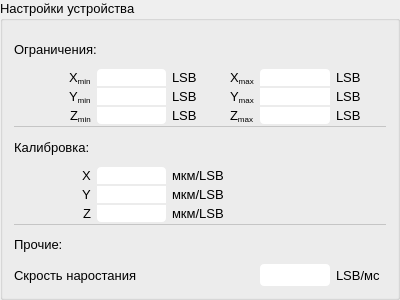
<?xml version="1.0" encoding="UTF-8"?>
<ui version="4.0">
 <class>GroupBox</class>
 <widget class="QGroupBox" name="GroupBox">
  <property name="geometry">
   <rect>
    <x>0</x>
    <y>0</y>
    <width>400</width>
    <height>300</height>
   </rect>
  </property>
  <property name="font">
   <font>
    <pointsize>10</pointsize>
   </font>
  </property>
  <property name="windowTitle">
   <string>GroupBox</string>
  </property>
  <property name="title">
   <string>Настройки устройства</string>
  </property>
  <layout class="QGridLayout" name="gridLayout">
   <item row="0" column="0">
    <layout class="QGridLayout" name="gridLayout_4">
     <property name="topMargin">
      <number>0</number>
     </property>
     <property name="verticalSpacing">
      <number>2</number>
     </property>
     <item row="2" column="8">
      <widget class="QLabel" name="label_18">
       <property name="font">
        <font>
         <pointsize>10</pointsize>
        </font>
       </property>
       <property name="text">
        <string>LSB</string>
       </property>
      </widget>
     </item>
     <item row="1" column="2">
      <widget class="QLabel" name="label_5">
       <property name="font">
        <font>
         <family>MS Shell Dlg 2</family>
         <pointsize>10</pointsize>
         <weight>50</weight>
         <bold>false</bold>
        </font>
       </property>
       <property name="styleSheet">
        <string notr="true"/>
       </property>
       <property name="text">
        <string>&lt;html&gt;&lt;head/&gt;&lt;body&gt;&lt;p&gt;X&lt;span style=&quot; vertical-align:sub;&quot;&gt;min&lt;/span&gt;&lt;/p&gt;&lt;/body&gt;&lt;/html&gt;</string>
       </property>
      </widget>
     </item>
     <item row="3" column="8">
      <widget class="QLabel" name="label_19">
       <property name="font">
        <font>
         <pointsize>10</pointsize>
        </font>
       </property>
       <property name="text">
        <string>LSB</string>
       </property>
      </widget>
     </item>
     <item row="2" column="2" alignment="Qt::AlignRight">
      <widget class="QLabel" name="label_4">
       <property name="font">
        <font>
         <family>MS Shell Dlg 2</family>
         <pointsize>10</pointsize>
         <weight>50</weight>
         <bold>false</bold>
        </font>
       </property>
       <property name="styleSheet">
        <string notr="true"/>
       </property>
       <property name="text">
        <string>&lt;html&gt;&lt;head/&gt;&lt;body&gt;&lt;p&gt;Y&lt;span style=&quot; vertical-align:sub;&quot;&gt;min&lt;/span&gt;&lt;/p&gt;&lt;/body&gt;&lt;/html&gt;</string>
       </property>
      </widget>
     </item>
     <item row="3" column="2" alignment="Qt::AlignRight">
      <widget class="QLabel" name="label_9">
       <property name="font">
        <font>
         <family>MS Shell Dlg 2</family>
         <pointsize>10</pointsize>
         <weight>50</weight>
         <bold>false</bold>
        </font>
       </property>
       <property name="styleSheet">
        <string notr="true"/>
       </property>
       <property name="text">
        <string>&lt;html&gt;&lt;head/&gt;&lt;body&gt;&lt;p&gt;Z&lt;span style=&quot; vertical-align:sub;&quot;&gt;min&lt;/span&gt;&lt;/p&gt;&lt;/body&gt;&lt;/html&gt;</string>
       </property>
      </widget>
     </item>
     <item row="10" column="1">
      <widget class="QLabel" name="label_13">
       <property name="font">
        <font>
         <pointsize>10</pointsize>
        </font>
       </property>
       <property name="text">
        <string>Прочие:</string>
       </property>
      </widget>
     </item>
     <item row="5" column="1" colspan="3">
      <widget class="QLabel" name="label_3">
       <property name="font">
        <font>
         <pointsize>10</pointsize>
        </font>
       </property>
       <property name="text">
        <string>Калибровка:</string>
       </property>
      </widget>
     </item>
     <item row="1" column="8">
      <widget class="QLabel" name="label_17">
       <property name="font">
        <font>
         <pointsize>10</pointsize>
        </font>
       </property>
       <property name="text">
        <string>LSB</string>
       </property>
      </widget>
     </item>
     <item row="0" column="1" colspan="3">
      <widget class="QLabel" name="label_2">
       <property name="font">
        <font>
         <pointsize>10</pointsize>
        </font>
       </property>
       <property name="text">
        <string>Ограничения:</string>
       </property>
      </widget>
     </item>
     <item row="13" column="1" colspan="6">
      <widget class="QLabel" name="label">
       <property name="font">
        <font>
         <pointsize>10</pointsize>
        </font>
       </property>
       <property name="text">
        <string>Скрость наростания</string>
       </property>
      </widget>
     </item>
     <item row="1" column="4">
      <widget class="QLabel" name="label_16">
       <property name="font">
        <font>
         <pointsize>10</pointsize>
        </font>
       </property>
       <property name="text">
        <string>LSB</string>
       </property>
      </widget>
     </item>
     <item row="2" column="4">
      <widget class="QLabel" name="label_14">
       <property name="font">
        <font>
         <pointsize>10</pointsize>
        </font>
       </property>
       <property name="text">
        <string>LSB</string>
       </property>
      </widget>
     </item>
     <item row="3" column="4">
      <widget class="QLabel" name="label_15">
       <property name="font">
        <font>
         <pointsize>10</pointsize>
        </font>
       </property>
       <property name="text">
        <string>LSB</string>
       </property>
      </widget>
     </item>
     <item row="13" column="7">
      <widget class="QLineEdit" name="rise_speed">
       <property name="minimumSize">
        <size>
         <width>0</width>
         <height>22</height>
        </size>
       </property>
       <property name="maximumSize">
        <size>
         <width>16777215</width>
         <height>22</height>
        </size>
       </property>
       <property name="font">
        <font>
         <pointsize>10</pointsize>
        </font>
       </property>
       <property name="styleSheet">
        <string notr="true">border-radius: 4px;
</string>
       </property>
       <property name="text">
        <string/>
       </property>
       <property name="alignment">
        <set>Qt::AlignCenter</set>
       </property>
      </widget>
     </item>
     <item row="3" column="3">
      <widget class="QLineEdit" name="Z_min">
       <property name="font">
        <font>
         <family>MS Shell Dlg 2</family>
         <pointsize>10</pointsize>
        </font>
       </property>
       <property name="styleSheet">
        <string notr="true">border-top-left-radius: 0px;
border-top-right-radius: 0px;

border-bottom-left-radius: 4px;
border-bottom-right-radius: 4px;</string>
       </property>
       <property name="text">
        <string/>
       </property>
       <property name="alignment">
        <set>Qt::AlignCenter</set>
       </property>
      </widget>
     </item>
     <item row="1" column="7">
      <widget class="QLineEdit" name="X_max">
       <property name="font">
        <font>
         <family>MS Shell Dlg 2</family>
         <pointsize>10</pointsize>
        </font>
       </property>
       <property name="styleSheet">
        <string notr="true">border-top-left-radius: 4px;
border-top-right-radius: 4px;

border-bottom-left-radius: 0px;
border-bottom-right-radius: 0px;</string>
       </property>
       <property name="text">
        <string/>
       </property>
       <property name="alignment">
        <set>Qt::AlignCenter</set>
       </property>
      </widget>
     </item>
     <item row="1" column="3">
      <widget class="QLineEdit" name="X_min">
       <property name="font">
        <font>
         <family>MS Shell Dlg 2</family>
         <pointsize>10</pointsize>
        </font>
       </property>
       <property name="styleSheet">
        <string notr="true">border-top-left-radius: 4px;
border-top-right-radius: 4px;

border-bottom-left-radius: 0px;
border-bottom-right-radius: 0px;</string>
       </property>
       <property name="text">
        <string/>
       </property>
       <property name="alignment">
        <set>Qt::AlignCenter</set>
       </property>
      </widget>
     </item>
     <item row="2" column="3">
      <widget class="QLineEdit" name="Y_min">
       <property name="font">
        <font>
         <family>MS Shell Dlg 2</family>
         <pointsize>10</pointsize>
        </font>
       </property>
       <property name="styleSheet">
        <string notr="true">    border-top-left-radius: 0px;
    border-top-right-radius: 0px;

    border-bottom-left-radius: 0px;
    border-bottom-right-radius: 0px;</string>
       </property>
       <property name="text">
        <string/>
       </property>
       <property name="alignment">
        <set>Qt::AlignCenter</set>
       </property>
      </widget>
     </item>
     <item row="2" column="7">
      <widget class="QLineEdit" name="Y_max">
       <property name="font">
        <font>
         <family>MS Shell Dlg 2</family>
         <pointsize>10</pointsize>
        </font>
       </property>
       <property name="styleSheet">
        <string notr="true">border-top-left-radius: 0px;
border-top-right-radius: 0px;

border-bottom-left-radius: 0px;
border-bottom-right-radius: 0px;</string>
       </property>
       <property name="text">
        <string/>
       </property>
       <property name="alignment">
        <set>Qt::AlignCenter</set>
       </property>
      </widget>
     </item>
     <item row="3" column="7">
      <widget class="QLineEdit" name="Z_max">
       <property name="font">
        <font>
         <family>MS Shell Dlg 2</family>
         <pointsize>10</pointsize>
        </font>
       </property>
       <property name="styleSheet">
        <string notr="true">border-top-left-radius: 0px;
border-top-right-radius: 0px;

border-bottom-left-radius: 4px;
border-bottom-right-radius: 4px;</string>
       </property>
       <property name="text">
        <string/>
       </property>
       <property name="alignment">
        <set>Qt::AlignCenter</set>
       </property>
      </widget>
     </item>
     <item row="1" column="1" rowspan="3">
      <spacer name="horizontalSpacer_5">
       <property name="orientation">
        <enum>Qt::Horizontal</enum>
       </property>
       <property name="sizeHint" stdset="0">
        <size>
         <width>40</width>
         <height>20</height>
        </size>
       </property>
      </spacer>
     </item>
     <item row="1" column="9" rowspan="3">
      <spacer name="horizontalSpacer_4">
       <property name="orientation">
        <enum>Qt::Horizontal</enum>
       </property>
       <property name="sizeHint" stdset="0">
        <size>
         <width>40</width>
         <height>20</height>
        </size>
       </property>
      </spacer>
     </item>
     <item row="9" column="1" colspan="9">
      <widget class="QFrame" name="frame_2">
       <property name="minimumSize">
        <size>
         <width>0</width>
         <height>1</height>
        </size>
       </property>
       <property name="maximumSize">
        <size>
         <width>16777215</width>
         <height>1</height>
        </size>
       </property>
       <property name="styleSheet">
        <string notr="true">background-color: rgb(255, 255, 255);</string>
       </property>
       <property name="frameShape">
        <enum>QFrame::StyledPanel</enum>
       </property>
       <property name="frameShadow">
        <enum>QFrame::Raised</enum>
       </property>
      </widget>
     </item>
     <item row="6" column="3">
      <widget class="QLineEdit" name="X_um_to_pixel">
       <property name="font">
        <font>
         <family>MS Shell Dlg 2</family>
         <pointsize>10</pointsize>
        </font>
       </property>
       <property name="styleSheet">
        <string notr="true">border-top-left-radius: 4px;
border-top-right-radius: 4px;

border-bottom-left-radius: 0px;
border-bottom-right-radius: 0px;</string>
       </property>
       <property name="text">
        <string/>
       </property>
       <property name="alignment">
        <set>Qt::AlignCenter</set>
       </property>
      </widget>
     </item>
     <item row="7" column="3">
      <widget class="QLineEdit" name="Y_um_to_pixel">
       <property name="font">
        <font>
         <family>MS Shell Dlg 2</family>
         <pointsize>10</pointsize>
        </font>
       </property>
       <property name="styleSheet">
        <string notr="true">    border-top-left-radius: 0px;
    border-top-right-radius: 0px;

    border-bottom-left-radius: 0px;
    border-bottom-right-radius: 0px;</string>
       </property>
       <property name="text">
        <string/>
       </property>
       <property name="alignment">
        <set>Qt::AlignCenter</set>
       </property>
      </widget>
     </item>
     <item row="8" column="3">
      <widget class="QLineEdit" name="Z_um_to_pixel">
       <property name="font">
        <font>
         <family>MS Shell Dlg 2</family>
         <pointsize>10</pointsize>
        </font>
       </property>
       <property name="styleSheet">
        <string notr="true">    border-top-left-radius: 0px;
    border-top-right-radius: 0px;

    border-bottom-left-radius: 4px;
    border-bottom-right-radius: 4px;</string>
       </property>
       <property name="text">
        <string/>
       </property>
       <property name="alignment">
        <set>Qt::AlignCenter</set>
       </property>
      </widget>
     </item>
     <item row="6" column="4">
      <widget class="QLabel" name="label_20">
       <property name="font">
        <font>
         <pointsize>10</pointsize>
        </font>
       </property>
       <property name="text">
        <string>мкм/LSB</string>
       </property>
      </widget>
     </item>
     <item row="7" column="4">
      <widget class="QLabel" name="label_21">
       <property name="font">
        <font>
         <pointsize>10</pointsize>
        </font>
       </property>
       <property name="text">
        <string>мкм/LSB</string>
       </property>
      </widget>
     </item>
     <item row="8" column="4">
      <widget class="QLabel" name="label_22">
       <property name="font">
        <font>
         <pointsize>10</pointsize>
        </font>
       </property>
       <property name="text">
        <string>мкм/LSB</string>
       </property>
      </widget>
     </item>
     <item row="6" column="2" alignment="Qt::AlignRight">
      <widget class="QLabel" name="label_10">
       <property name="font">
        <font>
         <family>MS Shell Dlg 2</family>
         <pointsize>10</pointsize>
         <weight>50</weight>
         <bold>false</bold>
        </font>
       </property>
       <property name="styleSheet">
        <string notr="true"/>
       </property>
       <property name="text">
        <string>X</string>
       </property>
      </widget>
     </item>
     <item row="7" column="2" alignment="Qt::AlignRight">
      <widget class="QLabel" name="label_11">
       <property name="sizeIncrement">
        <size>
         <width>0</width>
         <height>22</height>
        </size>
       </property>
       <property name="baseSize">
        <size>
         <width>0</width>
         <height>22</height>
        </size>
       </property>
       <property name="font">
        <font>
         <family>MS Shell Dlg 2</family>
         <pointsize>10</pointsize>
         <weight>50</weight>
         <bold>false</bold>
        </font>
       </property>
       <property name="styleSheet">
        <string notr="true"/>
       </property>
       <property name="text">
        <string>Y</string>
       </property>
      </widget>
     </item>
     <item row="8" column="2" alignment="Qt::AlignRight">
      <widget class="QLabel" name="label_12">
       <property name="font">
        <font>
         <family>MS Shell Dlg 2</family>
         <pointsize>10</pointsize>
         <weight>50</weight>
         <bold>false</bold>
        </font>
       </property>
       <property name="styleSheet">
        <string notr="true"/>
       </property>
       <property name="text">
        <string>Z</string>
       </property>
      </widget>
     </item>
     <item row="1" column="5" colspan="2" alignment="Qt::AlignRight">
      <widget class="QLabel" name="label_6">
       <property name="font">
        <font>
         <family>MS Shell Dlg 2</family>
         <pointsize>10</pointsize>
         <weight>50</weight>
         <bold>false</bold>
        </font>
       </property>
       <property name="styleSheet">
        <string notr="true"/>
       </property>
       <property name="text">
        <string>&lt;html&gt;&lt;head/&gt;&lt;body&gt;&lt;p&gt;X&lt;span style=&quot; vertical-align:sub;&quot;&gt;max&lt;/span&gt;&lt;/p&gt;&lt;/body&gt;&lt;/html&gt;</string>
       </property>
      </widget>
     </item>
     <item row="2" column="5" colspan="2" alignment="Qt::AlignRight">
      <widget class="QLabel" name="label_7">
       <property name="font">
        <font>
         <family>MS Shell Dlg 2</family>
         <pointsize>10</pointsize>
         <weight>50</weight>
         <bold>false</bold>
        </font>
       </property>
       <property name="styleSheet">
        <string notr="true"/>
       </property>
       <property name="text">
        <string>&lt;html&gt;&lt;head/&gt;&lt;body&gt;&lt;p&gt;Y&lt;span style=&quot; vertical-align:sub;&quot;&gt;max&lt;/span&gt;&lt;/p&gt;&lt;/body&gt;&lt;/html&gt;</string>
       </property>
      </widget>
     </item>
     <item row="3" column="5" colspan="2" alignment="Qt::AlignRight">
      <widget class="QLabel" name="label_8">
       <property name="font">
        <font>
         <family>MS Shell Dlg 2</family>
         <pointsize>10</pointsize>
         <weight>50</weight>
         <bold>false</bold>
        </font>
       </property>
       <property name="styleSheet">
        <string notr="true"/>
       </property>
       <property name="text">
        <string>&lt;html&gt;&lt;head/&gt;&lt;body&gt;&lt;p&gt;Z&lt;span style=&quot; vertical-align:sub;&quot;&gt;max&lt;/span&gt;&lt;/p&gt;&lt;/body&gt;&lt;/html&gt;</string>
       </property>
      </widget>
     </item>
     <item row="13" column="8">
      <widget class="QLabel" name="label_23">
       <property name="font">
        <font>
         <pointsize>10</pointsize>
        </font>
       </property>
       <property name="text">
        <string>LSB/мс</string>
       </property>
      </widget>
     </item>
     <item row="4" column="1" colspan="9">
      <widget class="QFrame" name="frame">
       <property name="minimumSize">
        <size>
         <width>0</width>
         <height>1</height>
        </size>
       </property>
       <property name="maximumSize">
        <size>
         <width>16777215</width>
         <height>1</height>
        </size>
       </property>
       <property name="styleSheet">
        <string notr="true">background-color: rgb(255, 255, 255);</string>
       </property>
       <property name="frameShape">
        <enum>QFrame::StyledPanel</enum>
       </property>
       <property name="frameShadow">
        <enum>QFrame::Raised</enum>
       </property>
      </widget>
     </item>
    </layout>
   </item>
  </layout>
 </widget>
 <resources/>
 <connections/>
</ui>
